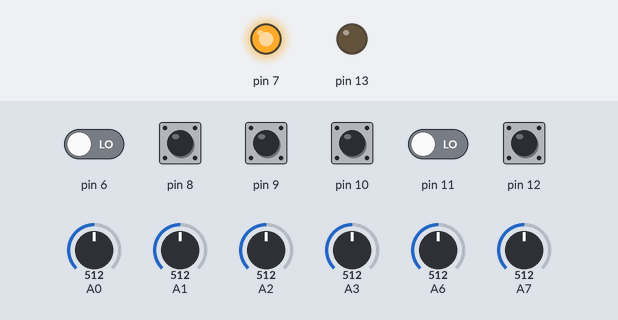
The sketch below on a simulated Arduino Nano, built with avr-gcc and run on an emulated ATmega328P. On the bench: output pins drawn as LEDs (lit = HIGH). The inputs (shaded band) are chosen by the test bench; at power-on: pin 6, pin 8–12 LOW, A1 = 512, A2 = 512, A0 = 512, A3 = 512, A6 = 512, A7 = 512. What the sketch prints to the serial monitor is not drawn.

Above: at 1.2 s.
1.3 s: pin 12 pulled HIGH for 0.15 s
At 2.5 s:
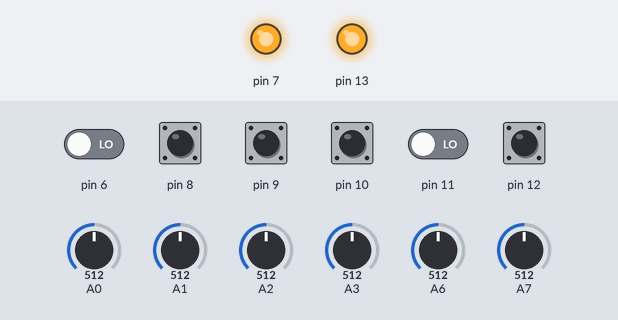
2.9 s: A1 set to 440
4.4 s: A2 set to 440
5.9 s: pin 8 pulled HIGH for 0.15 s
7.5 s: pin 9 pulled HIGH for 0.15 s
9.1 s: pin 10 pulled HIGH for 0.15 s
Timing chart, 0 to 11.7 s (numbered marks = the images above; inputs shaded):
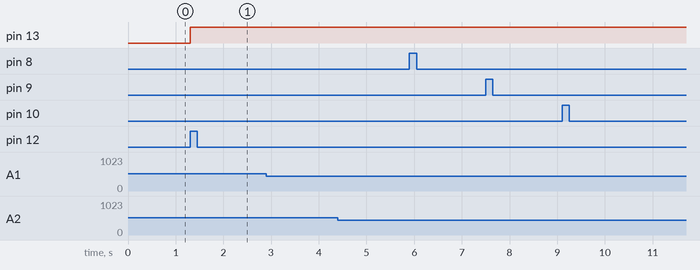

Measured:
- after the input at 1.3 s, pin 13: LOW → HIGH at once
- after the input at 2.9 s, every drawn part: stays the same
- after the input at 4.4 s, every drawn part: stays the same
- after the input at 5.9 s, every drawn part: stays the same
- after the input at 7.5 s, every drawn part: stays the same
- after the input at 9.1 s, every drawn part: stays the same

The sketch:

remote_tonmoy.ino
```cpp
int lx, ly, rx, ry, l1, l2, r1, r2, lmb, rmb, pl, pr;
int i = 0, j = 0, tmpl = 9, tmpr = 9, mode=0;
char tmp;

void setup() {
  pinMode(2, INPUT);
  pinMode(6, INPUT);
  pinMode(8, INPUT);
  pinMode(9, INPUT);
  pinMode(10, INPUT);
  pinMode(11, INPUT);
  pinMode(12, INPUT);
  pinMode(7, OUTPUT);
  pinMode(13, OUTPUT);
  digitalWrite(7, HIGH);
  Serial.begin(9600);

}

void loop() {
  button();
  //screen();
  command();
  delay(10);
}//end of the loop
```

button_read.ino
```cpp
void button() {
  l1 = digitalRead(6);
  l2 = digitalRead(8);
  r1 = digitalRead(10);
  r2 = digitalRead(9);
  lmb = digitalRead(11);
  rmb = digitalRead(12);
  pl = map(analogRead(A6), 100, 1000, 0, 9);
  pr = map(analogRead(A7), 100, 1000, 0, 9);
  lx = analogRead(0);
  ly = analogRead(1);
  rx = analogRead(2);
  ry = analogRead(3);
}
```

command.ino
```cpp
void command() {
  if (l1 == 1) {
    if (tmp != 'G') {
      tmp = 'G';
      (mode == 0) ? Serial.write(tmp) : Serial.write('y');
    }
  }
  else if (l2 == 1) {
    if (tmp != 'H') {
      tmp = 'H';
      (mode == 0) ? Serial.write(tmp) : Serial.write('z');
    }
  }
  else if (r1 == 1) {
    if (tmp != 'I') {
      tmp = 'I';
      (mode == 0) ? Serial.write(tmp) : Serial.write('w');
    }
  }
  else if (r2 == 1) {
    if (tmp != 'J') {
      tmp = 'J';
      (mode == 0) ? Serial.write(tmp) : Serial.write('x');
    }
  }
  else if (ly <= 450 && rx >= 450 && rx <= 600) {
    if (tmp != 'F') {
      tmp = 'F';
      (mode == 0) ? Serial.write(tmp) : Serial.write('f');
    }
  }
  else if (ly >= 600 && rx >= 450 && rx <= 600) {
    if (tmp != 'B') {
      tmp = 'B';
      (mode == 0) ? Serial.write(tmp) : Serial.write('b');
    }
  }
  else if (rx <= 450 && ly >= 450 && ly <= 600) {
    if (tmp != 'L') {
      tmp = 'L';
      (mode == 0) ? Serial.write(tmp) : Serial.write('l');
    }
  }
  else if (rx >= 600 && ly >= 450 && ly <= 600) {
    if (tmp != 'R') {
      tmp = 'R';
      (mode == 0) ? Serial.write(tmp) : Serial.write('r');
    }
  }
  else if (ly <= 450 && rx <= 450) {
    if (tmp != 'G') {
      tmp = 'G';
      (mode == 0) ? Serial.write(tmp) : Serial.write('l');
    }
  }
  else if (ly <= 450 && rx >= 600) {
    if (tmp != 'I') {
      tmp = 'I';
      (mode == 0) ? Serial.write(tmp) : Serial.write('r');
    }
  }
  else if (ly >= 600 && rx <= 450) {
    if (tmp != 'H') {
      tmp = 'H';
      (mode == 0) ? Serial.write(tmp) : Serial.write('l');
    }
  }
  else if (ly >= 600 && rx >= 600) {
    if (tmp != 'J') {
      tmp = 'J';
     (mode == 0) ? Serial.write(tmp) : Serial.write('r');
    }
  }
  else if (l1 == 1 && r1 == 1) {
    if (tmp != 'F') {
      tmp = 'F';
      (mode == 0) ? Serial.write(tmp) : Serial.write('f');
    }
  }
  else if (l1 == 1 && r2 == 1) {
    if (tmp != 'L') {
      tmp = 'L';
      (mode == 0) ? Serial.write(tmp) : Serial.write('l');
    }
  }
  else if (l2 == 1 && r2 == 1) {
    if (tmp != 'B') {
      tmp = 'B';
      (mode == 0) ? Serial.write(tmp) : Serial.write('b');
    }
  }
  else if (l2 == 1 && r1 == 1) {
    if (tmp != 'R') {
      tmp = 'R';
      (mode == 0) ? Serial.write(tmp) : Serial.write('r');
    }
  }
  else if (lmb == 1) {
    mode = 0;
    digitalWrite(13, LOW);
  }
  else if (rmb == 1) {
    mode = 1;
    digitalWrite(13, HIGH);
  }
  else {
    if (tmp != 'S') {
      tmp = 'S';
      (mode == 0) ? Serial.write(tmp) : Serial.write('s');
    }
  }

  if (tmpl != pl && mode == 0) {
    tmpl = pl;
    if (pl == 0) Serial.write('0');
    else if (pl == 1) Serial.write('1');
    else if (pl == 2) Serial.write('2');
    else if (pl == 3) Serial.write('3');
    else if (pl == 4) Serial.write('4');
    else if (pl == 5) Serial.write('5');
    else if (pl == 6) Serial.write('6');
    else if (pl == 7) Serial.write('7');
    else if (pl == 8) Serial.write('8');
    else if (pl == 9) Serial.write('9');
  }

  if (tmpr != pr && mode == 0) {
    tmpr = pr;
    if (pr == 0) Serial.write('a');
    else if (pr == 1) Serial.write('b');
    else if (pr == 2) Serial.write('c');
    else if (pr == 3) Serial.write('d');
    else if (pr == 4) Serial.write('e');
    else if (pr == 5) Serial.write('f');
    else if (pr == 6) Serial.write('g');
    else if (pr == 7) Serial.write('h');
    else if (pr == 8) Serial.write('i');
    else if (pr == 9) Serial.write('j');
  }

}//END OF COMMAND
```

serial_monitor.ino
```cpp
void screen() {
  Serial.print(l1);
  Serial.print(" ");
  Serial.print(l2);
  Serial.print(" ");
  Serial.print(r1);
  Serial.print(" ");
  Serial.print(r2);
  Serial.print(" ");
  Serial.print(lmb);
  Serial.print(" ");
  Serial.print(rmb);
  Serial.print("  ");
  Serial.print(lx);
  Serial.print(" ");
  Serial.print(ly);
  Serial.print(" ");
  Serial.print(rx);
  Serial.print(" ");
  Serial.print(ry);
  Serial.print(" ");
  Serial.print(pl);
  Serial.print(" ");
  Serial.println(pr);
}
```
